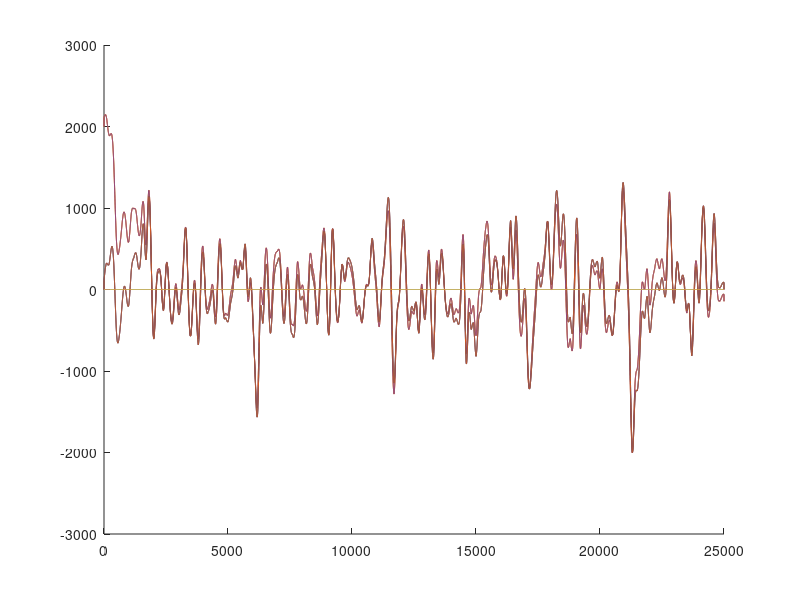
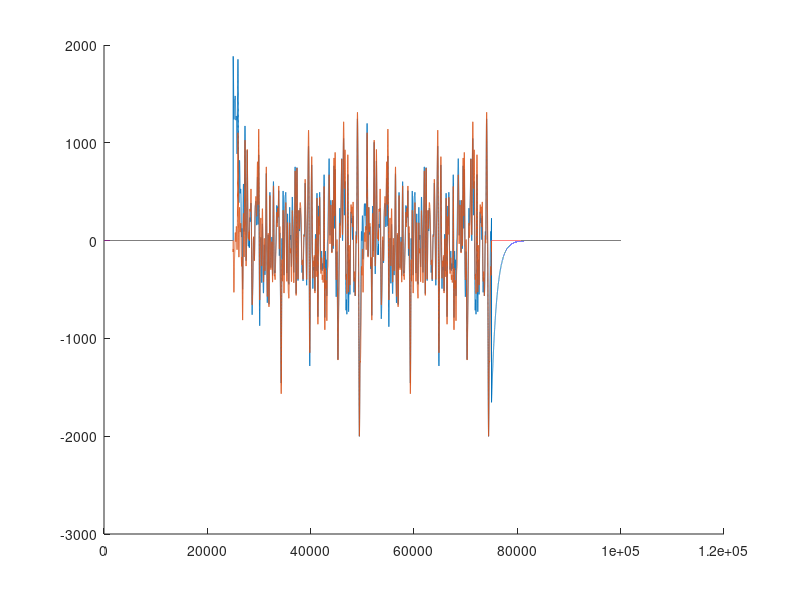

MATLAB code to generate these figures, in order:
% script to make table of values for DAC output for arduino due skech
% "simple waveform generator" for a given output frequency and given
% sampling interval (Fs) the values are computed and then converted into
% the correct format - hex

%orginial A=2020 dc offset 2048, modified (from calibration) A=2000 offset
%2020

load('EEG_chn');

A=2000; %amplitude approx max of 12bit DAC
Offset=A; 

scf=A/max(abs(Vdaq));

y=Vdaq*scf + Offset;

%%

Fs=50000;

ts=1/Fs; %time between samples - this is determined by the speed of the arduino
T=0.5;
t=0:ts:T-ts; %full time vector
yint=int16(y); %make values  integers
ystr=strjoin(cellstr(num2str(yint)),',');

if min(yint) < 0 || max(yint) > 2^12
    warning('out of range');
end


ArrayDefStr=strcat('static uint16_t waveformsTable[maxSamplesNum] = {',ystr,'};');

fid=fopen('WaveformsEEG.h','w+');
fprintf(fid,'%s\n',ArrayDefStr);
fclose(fid);


%% check output after RC filter

% for the due version, the DAC output goes through HP RC filter, so lets
% check how this fucks it up

%RC filter is same as first order butterworth(or any type of filter i
%think)

ysig = [zeros(size(y)) y y y zeros(size(y))];
ysigideal = [zeros(size(y)) y-Offset y-Offset y-Offset zeros(size(y))];

R=10e3;
C=1e-6;

Fc=1/(2*pi*R*C);
[B,A]=butter(1,Fc/Fs,'high');

% figure;
% freqz(B,A,0:0.1:100,Fs);

figure
hold on
plot(filter(B,A,ysig));
plot(ysigideal);
hold off

%% check output after RC filter

% for the due version, the DAC output goes through HP RC filter, so lets
% check how this fucks it up

%RC filter is same as first order butterworth(or any type of filter i
%think)


phase_pad = 45;
phase_coeff = phase_pad/360;

pad_length= round(length(y)*phase_coeff);

y_pad = [y(end-pad_length:end); y; y(1:end-pad_length) ]; %y(1:pad_length)

ysig = [zeros(size(y)); y_pad; zeros(size(y))];
ysigideal = [zeros(size(y)); y_pad-Offset; zeros(size(y))];

R=10e3;
C=1e-6;

Fc=1/(2*pi*R*C);
[B,A]=butter(1,Fc/Fs,'high');

% figure;
% freqz(B,A,0:0.1:100,Fs);

figure
hold on
plot(filter(B,A,ysig));
plot(ysigideal);
hold off

%%

y_padint=int16(y_pad); %make values  integers
y_padstr=strjoin(cellstr(num2str(y_padint')),',');

if min(y_padint) < 0 || max(y_padint) > 2^12
    warning('out of range');
end


ArrayDefStr_pad=strcat('static uint16_t waveformsTable[maxSamplesNum] = {',y_padstr,'};');

fid=fopen('WaveformsEEG_pad.h','w+');
fprintf(fid,'%s\n',ArrayDefStr_pad);
fclose(fid);








